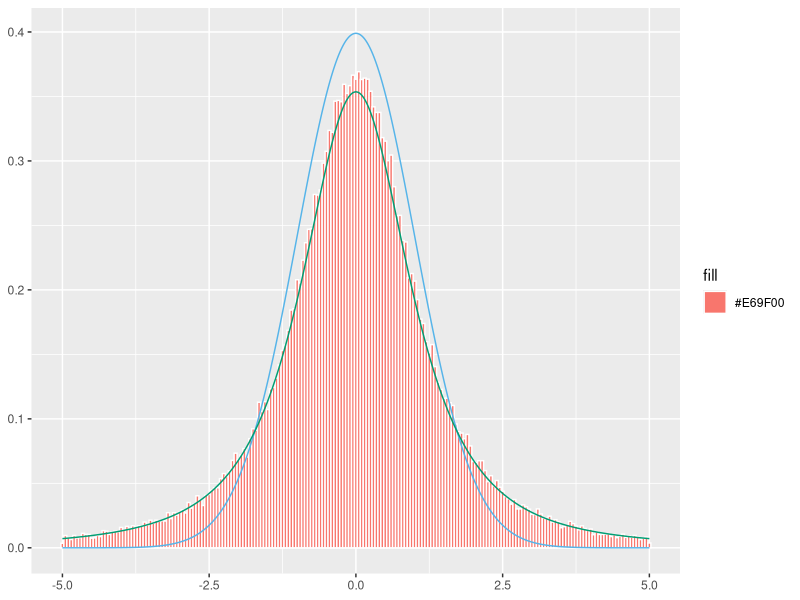

Generate this figure with R:
library(ggplot2)

# change these parameters if you wnt
samplesPerExperiment <- 2
nExperiments <- 100000

# generate the experimental data
controls = rnorm(n = samplesPerExperiment*nExperiments, mean = 0, sd = 1)
tests = rnorm(n = samplesPerExperiment*nExperiments, mean = 0, sd = 1)
dim(controls) <- c(samplesPerExperiment, nExperiments)
dim(tests) <- c(samplesPerExperiment, nExperiments)

# this function calculates a t? value
tValue <- function(nSamples1, mean1, var1,
                   nSamples2, mean2, var2) {
    delta <- mean1 - mean2
    stderr <- sqrt(var1/nSamples1 + var2/nSamples2)
    t <- delta / stderr
}

xNorm <- seq(-5, 5, length = 1000)
yNorm <- dnorm(xNorm, mean = 0, sd = 1)
xTDist <- seq(-5, 5, length = 1000)
yTDist <- dt(xTDist, df = 2 * samplesPerExperiment - 2)

# apply the tValue function to the experimental data
tVector <- mapply(tValue,
       apply(controls, 2, length),
       apply(controls, 2, mean),
       apply(controls, 2, var),
       apply(tests, 2, length),
       apply(tests, 2, mean),
       apply(tests, 2, var))

# plot a histogram, centered around zero
mean(tVector)
tVector <- tVector - mean(tVector)
tVector <- tVector[abs(tVector) <= 5]
myPlot <- ggplot() +
    geom_histogram(aes(x = tVector, y = ..density..,
                   fill = "#E69F00"), # orange
                   binwidth = 0.05,
                   color = "white") +
    geom_line(aes(x = xNorm, y = yNorm), color = "#56B4E9") +   # blue
    geom_line(aes(x = xTDist, y = yTDist), color = "#009E73") + # green
    theme(axis.title.x = element_blank()) +
    theme(axis.title.y = element_blank())

# ...profit!
plot(myPlot)
